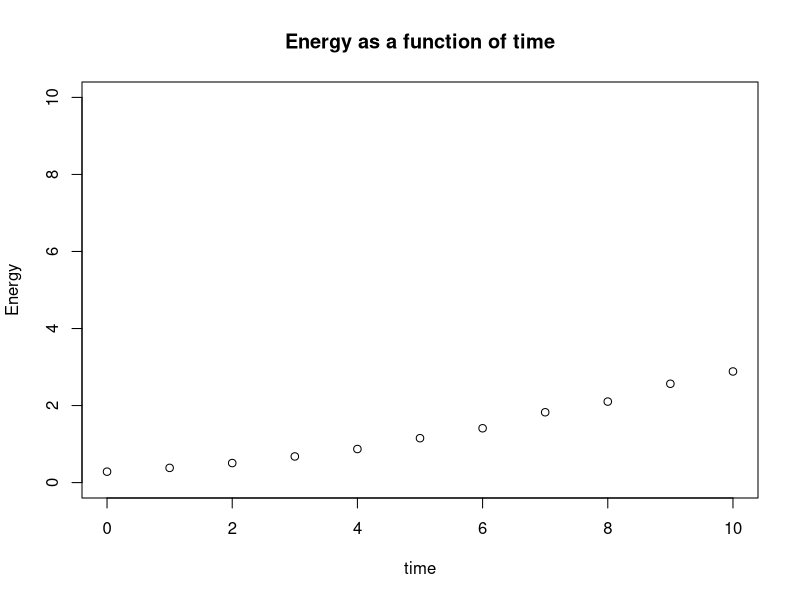

Write R code to recreate this figure.
#Brendan Hendricks
#March 31, 2023
#hw7 Ex 2.4

theta = c(0.6,-.108,-.7785,.3838,.9618,-.6824,-1.2399,.8433,1.7723,-.334,-2.3864)
theta_dot = c(0,-.6056,.19636,.74282,-.4168166,-.8813196,.555478,1.123287,-.3880181,-1.56134,-.274966)
t = seq(0, length(theta)-1)
m = 1.3
L = 1.25
g = 1
Energy = .5*m*L^2*theta_dot^2 + m*g*L*(1-cos(theta))
plot(t,Energy, main = "Energy as a function of time", xlim = c(0,10), ylim = c(0,10), xlab = "time")
print(Energy)
# Due to errors in the computations, even though we know energy is constant here we see it gradually 
# increasing over time